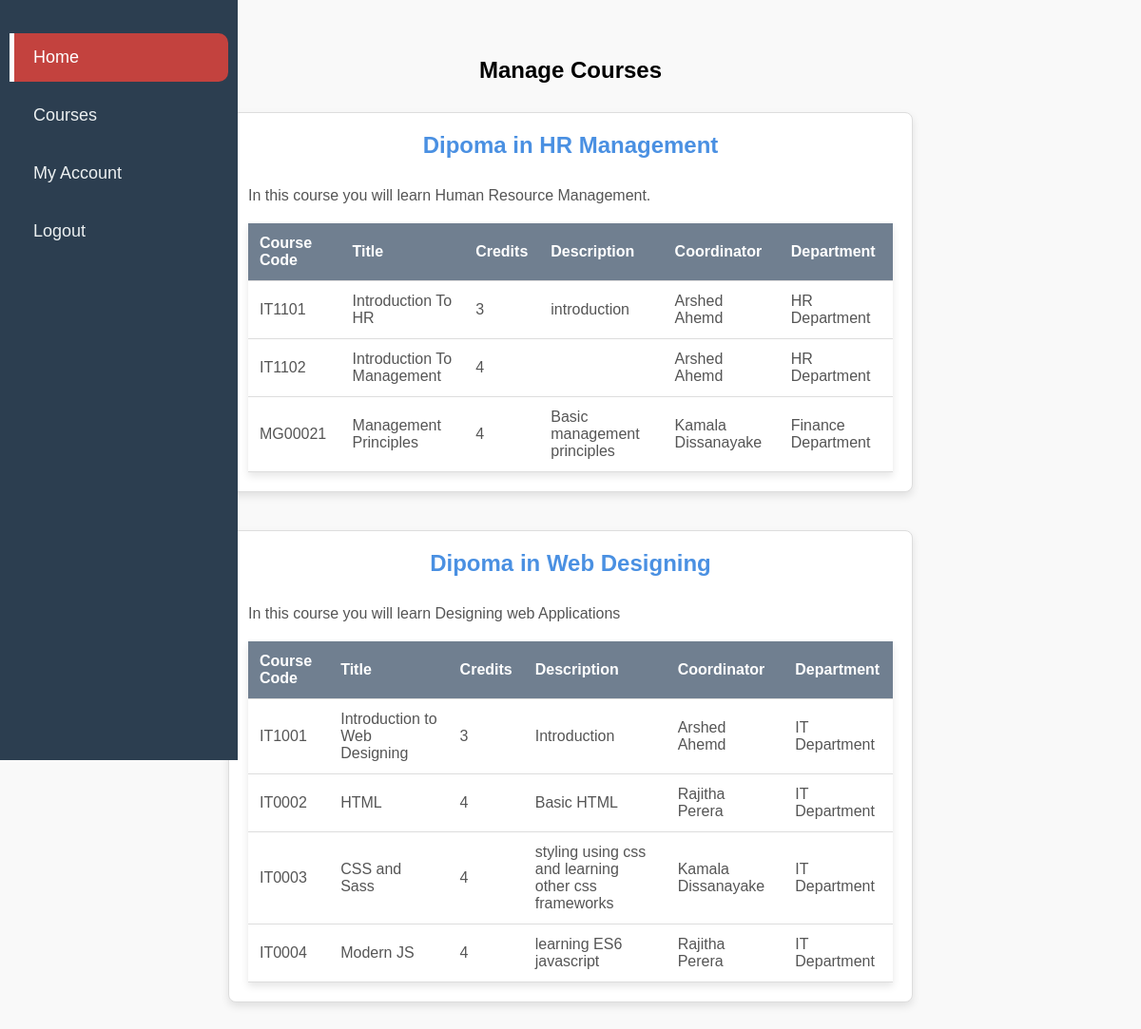
The app's page /templates/courses.php (signed in) with its own data.
### tables this page shows
CREATE TABLE `diploma` (
  `id` int NOT NULL AUTO_INCREMENT,
  `name` varchar(255) DEFAULT NULL,
  `description` varchar(255) DEFAULT NULL,
  PRIMARY KEY (`id`)
);

CREATE TABLE `coursemodule` (
  `id` int NOT NULL AUTO_INCREMENT,
  `code` varchar(45) NOT NULL,
  `title` varchar(100) DEFAULT NULL,
  `creditvalue` int DEFAULT NULL,
  `description` varchar(255) DEFAULT NULL,
  `diploma_id` int NOT NULL,
  `coordinator_id` int NOT NULL,
  `department_id` int NOT NULL,
  PRIMARY KEY (`id`),
  UNIQUE KEY `code_UNIQUE` (`code`),
  KEY `fk_coursemodule_diploma1_idx` (`diploma_id`),
  KEY `fk_coursemodule_lecturers1_idx` (`coordinator_id`),
  KEY `fk_coursemodule_department1_idx` (`department_id`),
  CONSTRAINT `fk_coursemodule_department1` FOREIGN KEY (`department_id`) REFERENCES `department` (`id`),
  CONSTRAINT `fk_coursemodule_diploma1` FOREIGN KEY (`diploma_id`) REFERENCES `diploma` (`id`),
  CONSTRAINT `fk_coursemodule_lecturers1` FOREIGN KEY (`coordinator_id`) REFERENCES `lecturers` (`id`)
);

CREATE TABLE `lecturers` (
  `id` int NOT NULL AUTO_INCREMENT,
  `regno` varchar(45) NOT NULL,
  `firstname` varchar(45) NOT NULL,
  `lastname` varchar(45) DEFAULT NULL,
  `middlename` varchar(45) DEFAULT NULL,
  `contact` varchar(45) NOT NULL,
  `address` varchar(45) DEFAULT NULL,
  `gender_id` int NOT NULL,
  `user_id` int NOT NULL,
  `status_id` int NOT NULL,
  PRIMARY KEY (`id`),
  UNIQUE KEY `regno_UNIQUE` (`regno`),
  UNIQUE KEY `contact_UNIQUE` (`contact`),
  KEY `fk_student_gender1_idx` (`gender_id`),
  KEY `fk_student_user1_idx` (`user_id`),
  KEY `fk_lecturers_status1_idx` (`status_id`),
  CONSTRAINT `fk_lecturers_status1` FOREIGN KEY (`status_id`) REFERENCES `lecturerstatus` (`id`),
  CONSTRAINT `fk_student_gender10` FOREIGN KEY (`gender_id`) REFERENCES `gender` (`id`),
  CONSTRAINT `fk_student_user10` FOREIGN KEY (`user_id`) REFERENCES `users` (`id`)
);

CREATE TABLE `department` (
  `id` int NOT NULL AUTO_INCREMENT,
  `name` varchar(45) DEFAULT NULL,
  PRIMARY KEY (`id`)
);

### templates/courses.php (the view, shortened to what this page needs)
<?php
include_once(__DIR__ ."/../includes/sidenav.php");
include "./../config/database.php";
?>
<!DOCTYPE html>
<html lang="en">
<head>
    <link rel="stylesheet" href="<?php echo "./../assets/css/courses.css" ?>">
</head>
<body>
    <div class="main-content">
        <h2>Manage Courses</h2>
        <?php
        $diplomas_query = $conn->query("SELECT id, name, description FROM diploma");
        if ($diplomas_query->num_rows > 0) {
            while ($diploma = $diplomas_query->fetch_assoc()) {
                echo "<div class='diploma-section'>";
                echo "<h2>" . $diploma['name'] . "</h2>";
                echo "<p>" . $diploma['description'] . "</p>";
                $diploma_id = $diploma['id'];
                $courses_query = $conn->prepare("
                    SELECT coursemodule.code, coursemodule.title, coursemodule.creditvalue,
                    coursemodule.description, lecturers.firstname, lecturers.lastname, department.name AS department_name
                    FROM coursemodule
                    JOIN lecturers ON coursemodule.coordinator_id = lecturers.id
                    JOIN department ON coursemodule.department_id = department.id
                    WHERE coursemodule.diploma_id = ?
                ");
                $courses_query->bind_param("i", $diploma_id);
                $courses_query->execute();
                $courses_result = $courses_query->get_result();
                if ($courses_result->num_rows > 0) {
                    echo "<table>";
                    echo "<tr>
                        <th>Course Code</th>
                        <th>Title</th>
                        <th>Credits</th>
                        <th>Description</th>
                        <th>Coordinator</th>
                        <th>Department</th>
                    </tr>";
                    while ($course = $courses_result->fetch_assoc()) {
                        echo "<tr>";
                        echo "<td>" . $course['code'] . "</td>";
                        echo "<td>" . $course['title'] . "</td>";
                        echo "<td>" . $course['creditvalue'] . "</td>";
                        echo "<td>" . $course['description'] . "</td>";
                        echo "<td>" . $course['firstname'] . " " . $course['lastname'] . "</td>";
                        echo "<td>" . $course['department_name'] . "</td>";
                        echo "</tr>";
                    }
                    echo "</table>";
                } else {
                    echo "<p>No course modules available for this diploma.</p>";
                }
                echo "</div>";
            }
        } else {
            echo "<p>No diplomas found.</p>";
        }
    ?>
    </div>
</body>
</html>

### includes/sidenav.php (shortened to what this page needs)
<?php
    $base_url="http://localhost/eduzilla"
?>
<html>
<head>
    <link rel="stylesheet" href="<?php echo $base_url ?>/assets/css/sidenav.css">
</head>
<body>
    <div class="sidebar">
        <ul>
            <li><a href="<?php echo $base_url ?>/templates/home.php" class="active">Home</a></li>
            <li><a href="<?php echo $base_url ?>/templates/courses.php">Courses</a></li>
            <?php if(isset($_SESSION['role']) && $_SESSION['role'] == 1){ ?>
                <li><a href="<?php echo $base_url ?>/templates/students.php">Students</a></li>
                <li><a href="<?php echo $base_url ?>/templates/lecturers.php">Lecturers</a></li>
            <?php } else { ?>
                <li><a href="<?php echo $base_url ?>/templates/account.php">My Account</a></li>
            <?php }?>
            <li><a href="<?php echo $base_url ?>/templates/logout.php">Logout</a></li>
        </ul>
    </div>
</body>
</html>

### assets/css/sidenav.css (style rules this page uses)
* { box-sizing: border-box; margin: 0; padding: 0; }
body { font-family: Arial, sans-serif; background-color: #f4f4f4; }
.sidebar { height: 100vh; width: 250px; position: fixed; top: 0; left: 0; background-color: #2c3e50; padding-top: 30px; transition: width 0.3s ease-in-out; }
.sidebar ul { list-style-type: none; padding: 0; }
.sidebar ul li { padding: 5px 10px; }
.sidebar ul li a { color: #ecf0f1; text-decoration: none; font-size: 18px; font-weight: 500; display: block; transition: color 0.3s ease; border-left: 5px solid #2c3e50; padding: 15px 20px; border-radius: 0px 10px 10px 0px; }
.sidebar ul li a.active { background-color: #c3423e; color: #fff; border-left: 5px solid #fff; }
.main-content { margin-left: 250px; padding: 20px; transition: margin-left 0.3s ease-in-out; }

### assets/css/courses.css (style rules this page uses)
body { font-family: Arial, sans-serif; background-color: #f9f9f9; padding: 20px; }
h2 { text-align: center; padding-bottom: 30px; }
.main-content { max-width: 800px; margin: 0 auto; padding: 40px; }
.diploma-section { margin-bottom: 40px; border: 1px solid #ddd; border-radius: 8px; padding: 20px; background-color: #fff; box-shadow: 0 4px 8px rgba(0, 0, 0, 0.1); }
.diploma-section h2 { margin-top: 0; color: #4A90E2; }
.diploma-section p { margin-bottom: 20px; color: #555; }
table { width: 100%; border-collapse: collapse; margin-top: 20px; box-shadow: 0 4px 8px rgba(0, 0, 0, 0.1); }
table th, table td { padding: 12px; text-align: left; border-bottom: 1px solid #ddd; }
table th { background-color: #707f90; color: white; }
table td { color: #555; }

### records on screen
diploma: name "Dipoma in HR Management", description "In this course you will learn Human Resource Management."
coursemodule: code "IT1101", title "Introduction To HR", creditvalue "3", description "introduction", coordinator.firstname "Arshed", coordinator.lastname "Ahemd", department.name "HR Department"
coursemodule: code "IT1102", title "Introduction To Management", creditvalue "4", coordinator.firstname "Arshed", coordinator.lastname "Ahemd", department.name "HR Department"
coursemodule: code "MG00021", title "Management Principles", creditvalue "4", description "Basic management principles", coordinator.firstname "Kamala", coordinator.lastname "Dissanayake", department.name "Finance Department"
diploma: name "Dipoma in Web Designing", description "In this course you will learn Designing web Applications"
coursemodule: code "IT1001", title "Introduction to Web Designing", creditvalue "3", description "Introduction", coordinator.firstname "Arshed", coordinator.lastname "Ahemd", department.name "IT Department"
coursemodule: code "IT0002", title "HTML", creditvalue "4", description "Basic HTML", coordinator.firstname "Rajitha", coordinator.lastname "Perera", department.name "IT Department"
coursemodule: code "IT0003", title "CSS and Sass", creditvalue "4", description "styling using css and learning other css frameworks", coordinator.firstname "Kamala", coordinator.lastname "Dissanayake", department.name "IT Department"
coursemodule: code "IT0004", title "Modern JS", creditvalue "4", description "learning ES6 javascript", coordinator.firstname "Rajitha", coordinator.lastname "Perera", department.name "IT Department"
